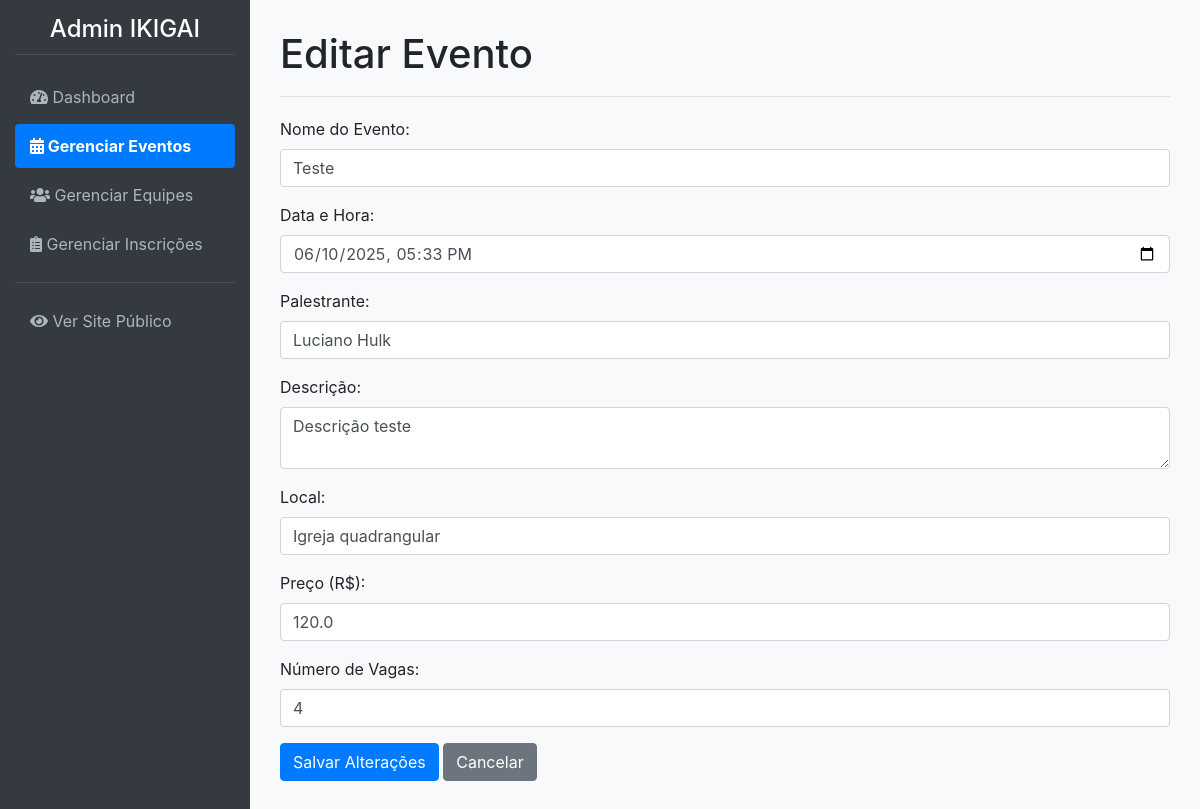
The app's page /admin/eventos/1/editar (signed in), older data.
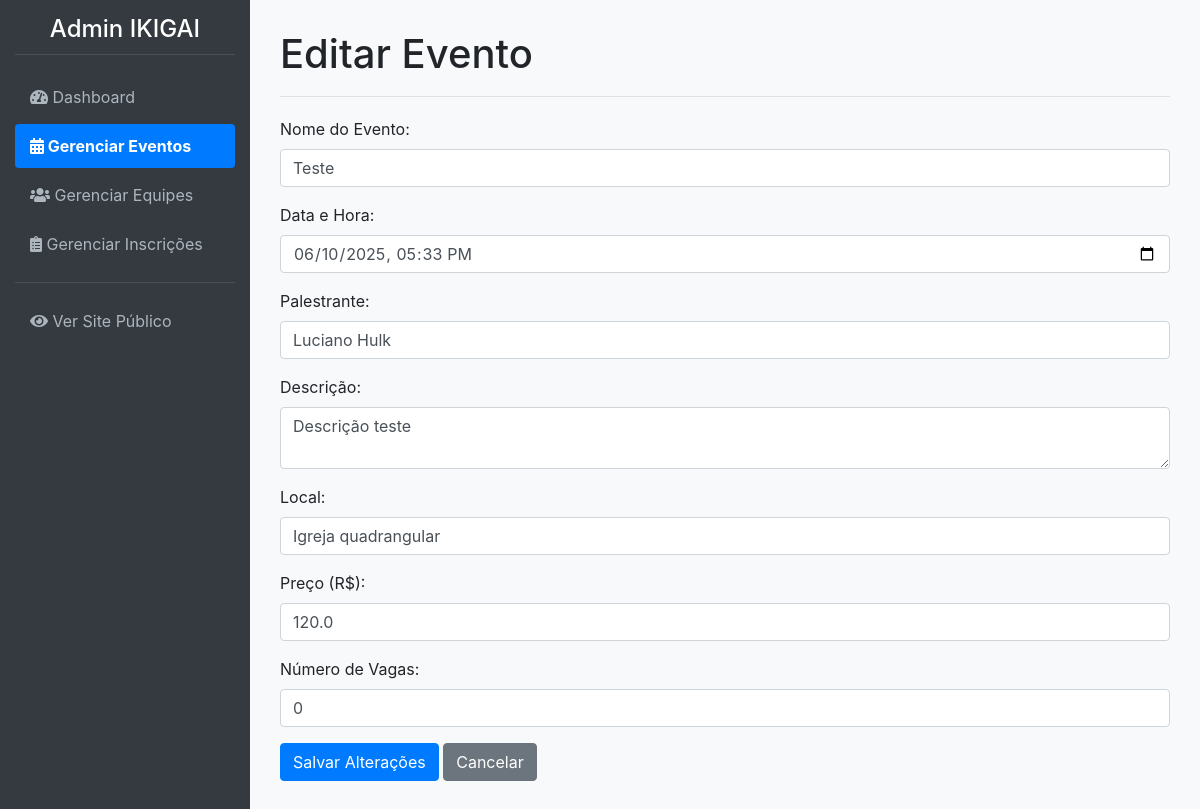
The same page, newer data.
### app/models.py (models this page shows, shortened)
class Evento(db.Model):
    __tablename__ = 'eventos'
    id = db.Column(db.Integer, primary_key=True)
    nome_evento = db.Column(db.String(200), nullable=False)
    data_hora_evento = db.Column(db.DateTime, nullable=False)
    palestrante = db.Column(db.String(100))
    imagem_palestrante = db.Column(db.String(300), nullable=True) # URL para a imagem
    descricao = db.Column(db.Text)
    local_evento = db.Column(db.String(200))
    preco = db.Column(db.Float, default=0.0)
    numero_vagas = db.Column(db.Integer, nullable=False)
    inscricoes = db.relationship('Inscricao', backref='evento', lazy=True)

### app/admin/routes.py (the view, shortened to what this page needs)
@bp.route('/eventos/<int:evento_id>/editar', methods=['GET', 'POST'])
@login_required
def editar_evento(evento_id):
    evento = Evento.query.get_or_404(evento_id)
    data_para_form = evento.data_hora_evento.strftime('%Y-%m-%dT%H:%M')
    return render_template('admin/admin_form_evento.html', titulo_form="Editar Evento", evento_dados=evento,
                           data_para_form=data_para_form)

### app/__init__.py (called while the page is built)
@login_manager.user_loader
def load_user(user_id):
    return models.User.query.get(int(user_id))

### app/admin/routes.py (called while the page is built)
@bp.before_request
def before_request_handler():
    if current_app.config.get('DEBUG') and not current_user.is_authenticated:
        user = User.query.first()
        if user:
            login_user(user)

### app/templates/admin/admin_form_evento.html (shortened to what this page needs)
{% extends 'admin/admin_base.html' %}
{% block page_title %}{{ titulo_form }}{% endblock %}
{% block content %}
<form method="POST">
    <div class="form-group">
        <label for="nome_evento">Nome do Evento:</label>
        <input type="text" class="form-control"  id="nome_evento" name="nome_evento" value="{{ evento_dados.nome_evento if evento_dados else '' }}" required>
    </div>
    <div class="form-group">
        <label for="data_hora_evento">Data e Hora:</label>
        <input type="datetime-local" class="form-control "  id="data_hora_evento" name="data_hora_evento" value="{{ data_para_form if data_para_form else '' }}" required>
    </div>
    <div class="form-group">
        <label for="palestrante">Palestrante:</label>
        <input type="text" class="form-control "  id="palestrante" name="palestrante" value="{{ evento_dados.palestrante if evento_dados else '' }}">
    </div>
    <div class="form-group">
        <label for="descricao">Descrição:</label>
        <textarea class="form-control " id="descricao" name="descricao">{{ evento_dados.descricao if evento_dados else '' }}</textarea>
    </div>
    <div class="form-group">
        <label for="local_evento">Local:</label>
        <input type="text" class="form-control " id="local_evento" name="local_evento" value="{{ evento_dados.local_evento if evento_dados else '' }}">
    </div>
    <div class="form-group">
        <label for="preco">Preço (R$):</label>
        <input type="text" class="form-control" step="0.01" min="0" id="preco" name="preco" value="{{ evento_dados.preco if evento_dados else '0.00' }}">
    </div>
    <div class="form-group">
        <label for="numero_vagas">Número de Vagas:</label>
        <input type="text" class="form-control " min="0" id="numero_vagas" name="numero_vagas" value="{{ evento_dados.numero_vagas if evento_dados else '' }}" required>
    </div>
    <div class="form-group">
        <input type="submit" value="{{ 'Salvar Alterações' if 'Editar' in titulo_form else 'Cadastrar Evento' }}" class="btn btn-primary">
        <a href="{{ url_for('admin.gerenciar_eventos') }}" class="btn btn-secondary">Cancelar</a>
    </div>
</form>
{% endblock %}

Row changes from the older to the newer data that the page shows:
changed Evento "Teste": numero_vagas "4" → "0"
